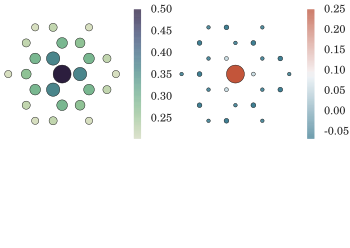

Generate this figure with Python:
from __future__ import division
import numpy as np
from matplotlib import pyplot as plt
from mpl_toolkits.axes_grid1 import make_axes_locatable
from matplotlib.ticker import MultipleLocator
from SimplePEPS.tools import hexplot
import sfig


fig, (ax1, ax2) = plt.subplots(1, 2)
divider1 = make_axes_locatable(ax1)
cax1 = divider1.append_axes("right", size="5%", pad=0)
divider2 = make_axes_locatable(ax2)
cax2 = divider2.append_axes("right", size="5%", pad=0)
                
data = hexplot.test_corr_data(xi=0.3, radius=3.4)
p = hexplot.hex_circle_plot(data, cmap=hexplot.cmap_seq, ax=ax1, colorbar=False)
cbar1 = plt.colorbar(p, cax=cax1, ticks=MultipleLocator(0.05), format="%.2f")

data2 = hexplot.test_corr_data(xi=0.5+1.2j, c0=0.25, radius=3.4)
p2 = hexplot.hex_circle_plot(data2, cmap=hexplot.cmap_div, ax=ax2, scale=2, colorbar=False)
cbar2 = plt.colorbar(p2, cax=cax2, ticks=MultipleLocator(0.05), format="%.2f")

plt.tight_layout()
plt.subplots_adjust(left=-0.03, bottom=0, right=0.9, top=1.4,
                wspace=0.15, hspace=0)
plt.show()
